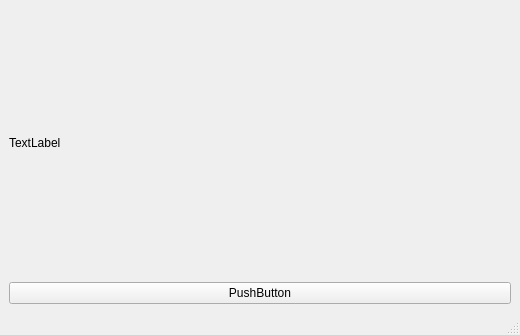
<?xml version="1.0" encoding="UTF-8"?>
<ui version="4.0">
 <class>MainWindow</class>
 <widget class="QMainWindow" name="MainWindow">
  <property name="geometry">
   <rect>
    <x>0</x>
    <y>0</y>
    <width>520</width>
    <height>335</height>
   </rect>
  </property>
  <property name="windowTitle">
   <string>My App</string>
  </property>
  <widget class="QWidget" name="centralwidget">
   <layout class="QHBoxLayout" name="horizontalLayout">
    <item>
     <layout class="QVBoxLayout" name="verticalLayout">
      <item>
       <widget class="QLabel" name="label">
        <property name="text">
         <string>TextLabel</string>
        </property>
       </widget>
      </item>
      <item>
       <widget class="QPushButton" name="pushButton">
        <property name="text">
         <string>PushButton</string>
        </property>
       </widget>
      </item>
     </layout>
    </item>
   </layout>
  </widget>
  <widget class="QMenuBar" name="menubar">
   <property name="geometry">
    <rect>
     <x>0</x>
     <y>0</y>
     <width>520</width>
     <height>33</height>
    </rect>
   </property>
  </widget>
  <widget class="QStatusBar" name="statusbar"/>
 </widget>
 <resources/>
 <connections/>
</ui>
